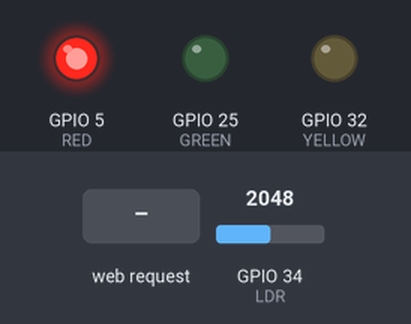
The sketch below on a simulated ESP32. On the bench: output pins drawn as LEDs (lit = HIGH). The test bench sets the inputs (shaded band); at power-on: GPIO 34 (LDR) = 2048. WiFi joins after 1.5 s; servers stay silent unless stated; no MQTT or app messages arrive unless stated; what the sketch prints to the serial monitor is not drawn.

Above: at 3.2 s.
3.3 s: GPIO 34 (LDR) set to 1055
At 6.23 s:
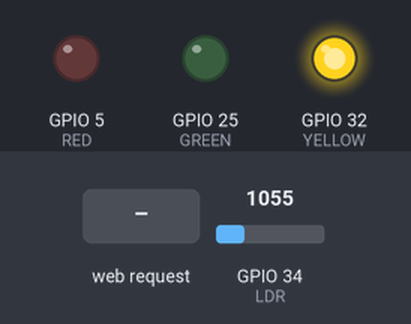
6.3 s: GPIO 34 (LDR) set to 939
At 7.5 s:
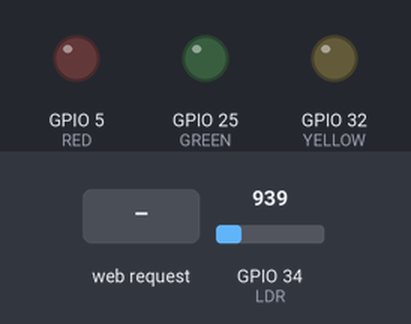
7.8 s: HTTP request GET /setMode?mode=simulation received
10.8 s: HTTP request GET /setMode?mode=real received
At 12.0 s:
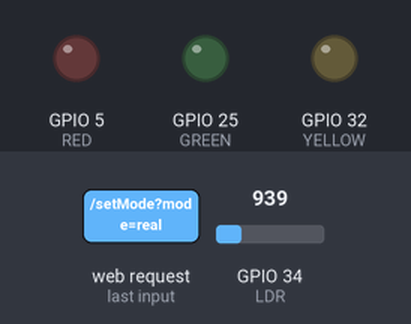
12.3 s: HTTP request GET /setLdr?value=simulation received
Timing chart, 0 to 15.3 s (numbered marks = the images above; inputs shaded):
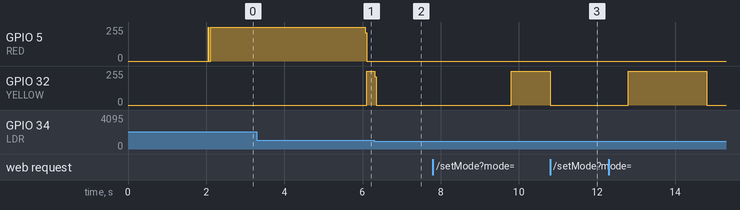

Measured:
- the behaviour switches between 1001 and 1000 on GPIO 34 (LDR) (found by bisection; images 1 and 2)
- after the input at 6.3 s, GPIO 32 (YELLOW): 255/255 → 0/255 at once
- after the input at 10.8 s, GPIO 32 (YELLOW): 255/255 → 0/255 after 0.00 s instead of 1.0 s

The sketch:

Semaforo_pai.ino
```cpp
#include <WiFi.h>
#include <WiFiClientSecure.h>
#include <PubSubClient.h>
#include <WebServer.h>

const char* ssid = "Apollo";
const char* password = "runawafe2018";

const int mqtt_port = 8883;
const char* mqtt_server = "53a6963180994f47ae948ac516fe0611.s1.eu.hivemq.cloud";
const char* mqtt_topic = "faroldatata";
const char* mqtt_user = "Fernando777";
const char* mqtt_pass = "Fe!n7777";

WebServer server(80);
WiFiClientSecure espClient;
PubSubClient client(espClient);

#define RED 5
#define GREEN 25
#define YELLOW 32
#define LDR 34

bool isDayMode = false;
int ldrThreshold = 1000;
bool isSimulationMode = false;

unsigned long previousMillis = 0;
unsigned long intervalRed = 4000;
unsigned long intervalYellow = 2000;
unsigned long intervalGreen = 4000;

int stage = 0;
int valorldr = 0;

void configurarPinos() {
  pinMode(RED, OUTPUT);
  pinMode(GREEN, OUTPUT);
  pinMode(YELLOW, OUTPUT);
  pinMode(LDR, INPUT);
}

void enviarMensagemMQTT(const char* mensagem) {
  if (client.connected()) {
    client.publish(mqtt_topic, mensagem);
    Serial.println(String("Mensagem enviada: ") + mensagem);
  } else {
    Serial.println("MQTT desconectado. Não foi possível enviar a mensagem.");
  }
}

void handleSetMode() {
  if (server.hasArg("mode")) {
    String mode = server.arg("mode");
    if (mode == "simulation") {
      isSimulationMode = true;
      resetarLEDs();
      isDayMode = false;
      stage = 0;
      previousMillis = millis();
      server.send(200, "text/plain", "Modo de simulação ativado.");
      Serial.println("Modo alterado para SIMULAÇÃO.");
    } else if (mode == "real") {
      isSimulationMode = false;
      resetarLEDs();
      isDayMode = false;
      stage = 0;
      previousMillis = millis();
      server.send(200, "text/plain", "Modo de LDR físico ativado.");
      Serial.println("Modo alterado para REAL.");
    } else {
      server.send(400, "text/plain", "Modo inválido.");
    }
  } else {
    server.send(400, "text/plain", "Argumento 'mode' não fornecido.");
  }
}

void handleSetSimulatedLDR() {
  if (server.hasArg("value")) {
    valorldr = server.arg("value").toInt();
    server.send(200, "text/plain", "Valor LDR simulado ajustado para: " + String(valorldr));
    Serial.println("Valor LDR (simulado) ajustado para: " + String(valorldr));
  } else {
    server.send(400, "text/plain", "Valor inválido.");
  }
}

void resetarLEDs() {
  digitalWrite(RED, LOW);
  digitalWrite(GREEN, LOW);
  digitalWrite(YELLOW, LOW);
}

void modoNoite() {
  unsigned long currentMillis = millis();
  if (currentMillis - previousMillis >= 2000) {
    bool estado = digitalRead(YELLOW);
    digitalWrite(YELLOW, !estado);
    enviarMensagemMQTT(!estado ? "LED Amarelo LIGADO no modo noite." : "LED Amarelo DESLIGADO no modo noite.");
    previousMillis = currentMillis;
  }
}

void modoDia() {
  unsigned long currentMillis = millis();
  switch (stage) {
    case 0:
      resetarLEDs();
      digitalWrite(RED, HIGH);
      enviarMensagemMQTT("LED Vermelho LIGADO no modo dia.");
      if (currentMillis - previousMillis >= intervalRed) {
        previousMillis = currentMillis;
        stage = 1;
      }
      break;
    case 1:
      resetarLEDs();
      digitalWrite(YELLOW, HIGH);
      enviarMensagemMQTT("LED Amarelo LIGADO no modo dia.");
      if (currentMillis - previousMillis >= intervalYellow) {
        previousMillis = currentMillis;
        stage = 2;
      }
      break;
    case 2:
      resetarLEDs();
      digitalWrite(GREEN, HIGH);
      enviarMensagemMQTT("LED Verde LIGADO no modo dia.");
      if (currentMillis - previousMillis >= intervalGreen) {
        previousMillis = currentMillis;
        stage = 0;
      }
      break;
  }
}

void setup() {
  Serial.begin(115200);
  configurarPinos();

  WiFi.begin(ssid, password);
  while (WiFi.status() != WL_CONNECTED) {
    delay(1000);
    Serial.print(".");
  }
  Serial.println("\nWi-Fi conectado!");
  Serial.print("IP do servidor: ");
  Serial.println(WiFi.localIP());

  espClient.setInsecure();
  client.setServer(mqtt_server, mqtt_port);
  client.connect("ESP32Client", mqtt_user, mqtt_pass);

  server.on("/setMode", handleSetMode);
  server.on("/setLdr", handleSetSimulatedLDR);
  server.begin();
}

void loop() {
  if (!client.connected()) {
    client.connect("ESP32Client", mqtt_user, mqtt_pass);
  }
  client.loop();
  server.handleClient();

  if (isSimulationMode) {
    Serial.println("Modo simulação ativo.");
    Serial.print("Valor LDR (simulado): ");
    Serial.println(valorldr);
  } else {
    Serial.println("Modo real ativo.");
    valorldr = analogRead(LDR); // Lê o valor real do LDR físico
    Serial.print("Valor LDR (real): ");
    Serial.println(valorldr);
  }

  if (valorldr > ldrThreshold) {
    if (!isDayMode) {
      resetarLEDs();
      stage = 0;
      previousMillis = millis();
      isDayMode = true;
      Serial.println("Mudança para MODO DIA (LDR acima do limite)");
    }
    modoDia();
  } else {
    if (isDayMode) {
      resetarLEDs();
      previousMillis = millis();
      isDayMode = false;
      Serial.println("Mudança para MODO NOITE (LDR abaixo do limite)");
    }
    modoNoite();
  }
}
```
